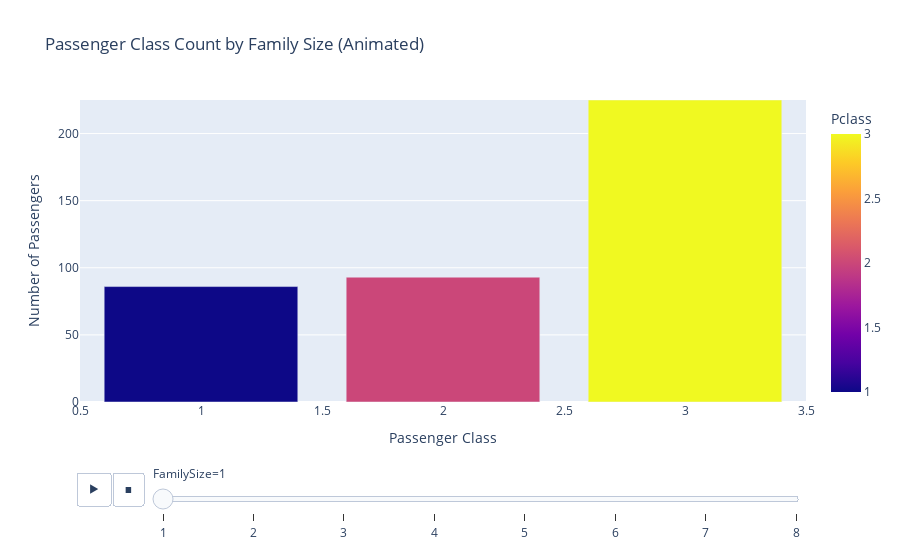

Source (notebook cell):
### Code cell
# Update the layout for better readability
fig.update_layout(
    xaxis_title="Passenger Class",
    yaxis_title="Number of Passengers",
    xaxis={'categoryorder':'array', 'categoryarray':[1, 2, 3]} 
)

# --- CODE FOR ANIMATION SPEED CONTROL ---
# This part modifies the animation controls

fig.layout.updatemenus[0].buttons[0].args[1]['frame']['duration'] = 2000   # 2000 milliseconds = 2 seconds per frame
fig.layout.updatemenus[0].buttons[0].args[1]['transition']['duration'] = 500 # Smooth transition over 500 milliseconds

fig.show()

### Figure 1 — Plotly figure (JSON) as saved in the notebook; plotly's stock layout.template omitted (floating-point values rounded to 4 significant figures)
{"data": [{"alignmentgroup": "True", "hovertemplate": "FamilySize=1<br>Pclass=%{marker.color}<br>Count=%{y}<extra></extra>", "legendgroup": "", "marker": {"color": [1, 2, 3], "coloraxis": "coloraxis", "pattern": {"shape": ""}}, "name": "", "offsetgroup": "", "orientation": "v", "showlegend": false, "textposition": "auto", "type": "bar", "x": [1, 2, 3], "xaxis": "x", "y": [86, 93, 225], "yaxis": "y"}], "layout": {"barmode": "relative", "coloraxis": {"colorbar": {"title": {"text": "Pclass"}}, "colorscale": [[0, "#0d0887"], [0.1111, "#46039f"], [0.2222, "#7201a8"], [0.3333, "#9c179e"], [0.4444, "#bd3786"], [0.5556, "#d8576b"], [0.6667, "#ed7953"], [0.7778, "#fb9f3a"], [0.8889, "#fdca26"], [1, "#f0f921"]]}, "legend": {"tracegroupgap": 0}, "sliders": [{"active": 0, "currentvalue": {"prefix": "FamilySize="}, "len": 0.9, "pad": {"b": 10, "t": 60}, "steps": [{"args": [["1"], {"frame": {"duration": 0, "redraw": true}, "fromcurrent": true, "mode": "immediate", "transition": {"duration": 0, "easing": "linear"}}], "label": "1", "method": "animate"}, {"args": [["2"], {"frame": {"duration": 0, "redraw": true}, "fromcurrent": true, "mode": "immediate", "transition": {"duration": 0, "easing": "linear"}}], "label": "2", "method": "animate"}, {"args": [["3"], {"frame": {"duration": 0, "redraw": true}, "fromcurrent": true, "mode": "immediate", "transition": {"duration": 0, "easing": "linear"}}], "label": "3", "method": "animate"}, {"args": [["4"], {"frame": {"duration": 0, "redraw": true}, "fromcurrent": true, "mode": "immediate", "transition": {"duration": 0, "easing": "linear"}}], "label": "4", "method": "animate"}, {"args": [["5"], {"frame": {"duration": 0, "redraw": true}, "fromcurrent": true, "mode": "immediate", "transition": {"duration": 0, "easing": "linear"}}], "label": "5", "method": "animate"}, {"args": [["6"], {"frame": {"duration": 0, "redraw": true}, "fromcurrent": true, "mode": "immediate", "transition": {"duration": 0, "easing": "linear"}}], "label": "6", "method": "animate"}, {"args": [["7"], {"frame": {"duration": 0, "redraw": true}, "fromcurrent": true, "mode": "immediate", "transition": {"duration": 0, "easing": "linear"}}], "label": "7", "method": "animate"}, {"args": [["8"], {"frame": {"duration": 0, "redraw": true}, "fromcurrent": true, "mode": "immediate", "transition": {"duration": 0, "easing": "linear"}}], "label": "8", "method": "animate"}], "x": 0.1, "xanchor": "left", "y": 0, "yanchor": "top"}], "title": {"text": "Passenger Class Count by Family Size (Animated)"}, "updatemenus": [{"buttons": [{"args": [null, {"frame": {"duration": 2000, "redraw": true}, "fromcurrent": true, "mode": "immediate", "transition": {"duration": 500, "easing": "linear"}}], "label": "&#9654;", "method": "animate"}, {"args": [[null], {"frame": {"duration": 0, "redraw": true}, "fromcurrent": true, "mode": "immediate", "transition": {"duration": 0, "easing": "linear"}}], "label": "&#9724;", "method": "animate"}], "direction": "left", "pad": {"r": 10, "t": 70}, "showactive": false, "type": "buttons", "x": 0.1, "xanchor": "right", "y": 0, "yanchor": "top"}], "xaxis": {"anchor": "y", "categoryarray": [1, 2, 3], "categoryorder": "array", "domain": [0, 1], "title": {"text": "Passenger Class"}}, "yaxis": {"anchor": "x", "domain": [0, 1], "range": [0, 225], "title": {"text": "Number of Passengers"}}}}
